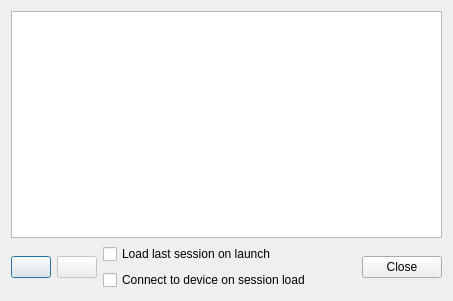
<?xml version="1.0" encoding="UTF-8"?>
<ui version="4.0">
 <class>SessionDialog</class>
 <widget class="QDialog" name="SessionDialog">
  <property name="geometry">
   <rect>
    <x>0</x>
    <y>0</y>
    <width>453</width>
    <height>301</height>
   </rect>
  </property>
  <property name="windowTitle">
   <string>Session manager</string>
  </property>
  <layout class="QVBoxLayout" name="verticalLayout_2">
   <item>
    <widget class="QListWidget" name="sessionList">
     <property name="editTriggers">
      <set>QAbstractItemView::DoubleClicked|QAbstractItemView::EditKeyPressed</set>
     </property>
     <property name="alternatingRowColors">
      <bool>true</bool>
     </property>
    </widget>
   </item>
   <item>
    <layout class="QHBoxLayout" name="horizontalLayout">
     <item>
      <widget class="QPushButton" name="addBtn">
       <property name="toolTip">
        <string>Save new session</string>
       </property>
       <property name="text">
        <string/>
       </property>
       <property name="icon">
        <iconset resource="../actions.qrc">
         <normaloff>:/actions/icons/list-add_32.png</normaloff>:/actions/icons/list-add_32.png</iconset>
       </property>
       <property name="iconSize">
        <size>
         <width>24</width>
         <height>24</height>
        </size>
       </property>
      </widget>
     </item>
     <item>
      <widget class="QPushButton" name="removeBtn">
       <property name="enabled">
        <bool>false</bool>
       </property>
       <property name="toolTip">
        <string>Delete session</string>
       </property>
       <property name="text">
        <string/>
       </property>
       <property name="icon">
        <iconset resource="../actions.qrc">
         <normaloff>:/actions/icons/list-remove_32.png</normaloff>:/actions/icons/list-remove_32.png</iconset>
       </property>
       <property name="iconSize">
        <size>
         <width>24</width>
         <height>24</height>
        </size>
       </property>
       <property name="shortcut">
        <string>Del</string>
       </property>
      </widget>
     </item>
     <item>
      <layout class="QVBoxLayout" name="verticalLayout">
       <item>
        <widget class="QCheckBox" name="loadLastBox">
         <property name="text">
          <string>Load last session on launch</string>
         </property>
        </widget>
       </item>
       <item>
        <widget class="QCheckBox" name="autoConnBox">
         <property name="text">
          <string>Connect to device on session load</string>
         </property>
        </widget>
       </item>
      </layout>
     </item>
     <item>
      <widget class="QDialogButtonBox" name="buttonBox">
       <property name="orientation">
        <enum>Qt::Horizontal</enum>
       </property>
       <property name="standardButtons">
        <set>QDialogButtonBox::Close</set>
       </property>
      </widget>
     </item>
    </layout>
   </item>
  </layout>
 </widget>
 <resources>
  <include location="../actions.qrc"/>
 </resources>
 <connections>
  <connection>
   <sender>buttonBox</sender>
   <signal>accepted()</signal>
   <receiver>SessionDialog</receiver>
   <slot>accept()</slot>
   <hints>
    <hint type="sourcelabel">
     <x>248</x>
     <y>254</y>
    </hint>
    <hint type="destinationlabel">
     <x>157</x>
     <y>274</y>
    </hint>
   </hints>
  </connection>
  <connection>
   <sender>buttonBox</sender>
   <signal>rejected()</signal>
   <receiver>SessionDialog</receiver>
   <slot>reject()</slot>
   <hints>
    <hint type="sourcelabel">
     <x>316</x>
     <y>260</y>
    </hint>
    <hint type="destinationlabel">
     <x>286</x>
     <y>274</y>
    </hint>
   </hints>
  </connection>
 </connections>
</ui>
